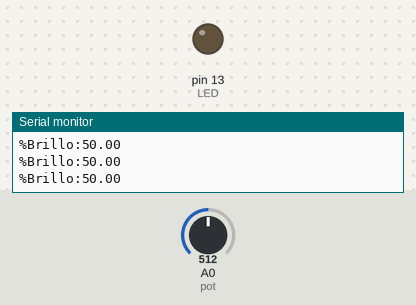
Recording of a sketch running on a simulated Arduino Uno, built with avr-gcc and run on an emulated ATmega328P. Parts: output pins drawn as LEDs (lit = HIGH), the last lines printed to the serial monitor. Inputs (shaded band) come from the test bench; at power-on: A0 (pot) = 512.

Above: at 1.2 s.
1.3 s: A0 (pot) set to 527
At 2.5 s:
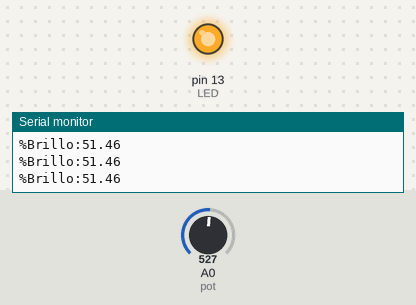
2.8 s: A0 (pot) set to 511
At 3.5 s:
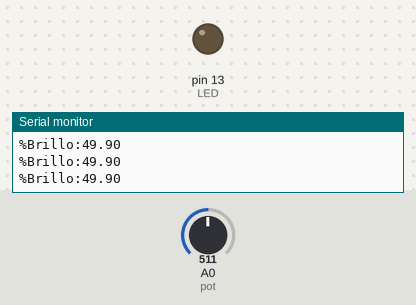
4.3 s: A0 (pot) set to 716
At 4.6 s:
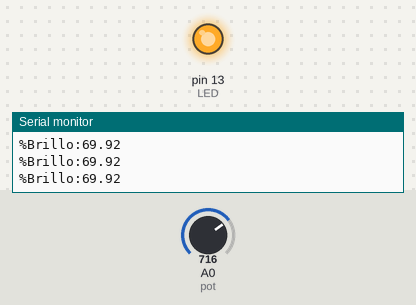
Timing chart, 0 to 7.3 s (numbered marks = the images above; inputs shaded):
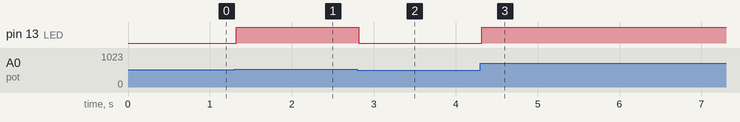

Measured:
- the behaviour switches between 514 and 515 on A0 (pot) (found by bisection; images 0 and 1)
- after the input at 1.3 s, pin 13 (LED): LOW → HIGH at once
- after the input at 2.8 s, pin 13 (LED): HIGH → LOW at once
- after the input at 4.3 s, pin 13 (LED): LOW → HIGH at once

The sketch:

P3A2-PWM.ino
```cpp
#define pot A0
#define LED 13

float value = 0;
float brillo = 0.0;

void setup() {
  pinMode(LED,OUTPUT);
  Serial.begin(9600);

}

void loop() {
  value = analogRead(pot);
  brillo = value/1024*255;

  Serial.print("%Brillo:");
  Serial.println(brillo*100/255);
  //delay(1000);
  analogWrite(LED,brillo);

}
```
